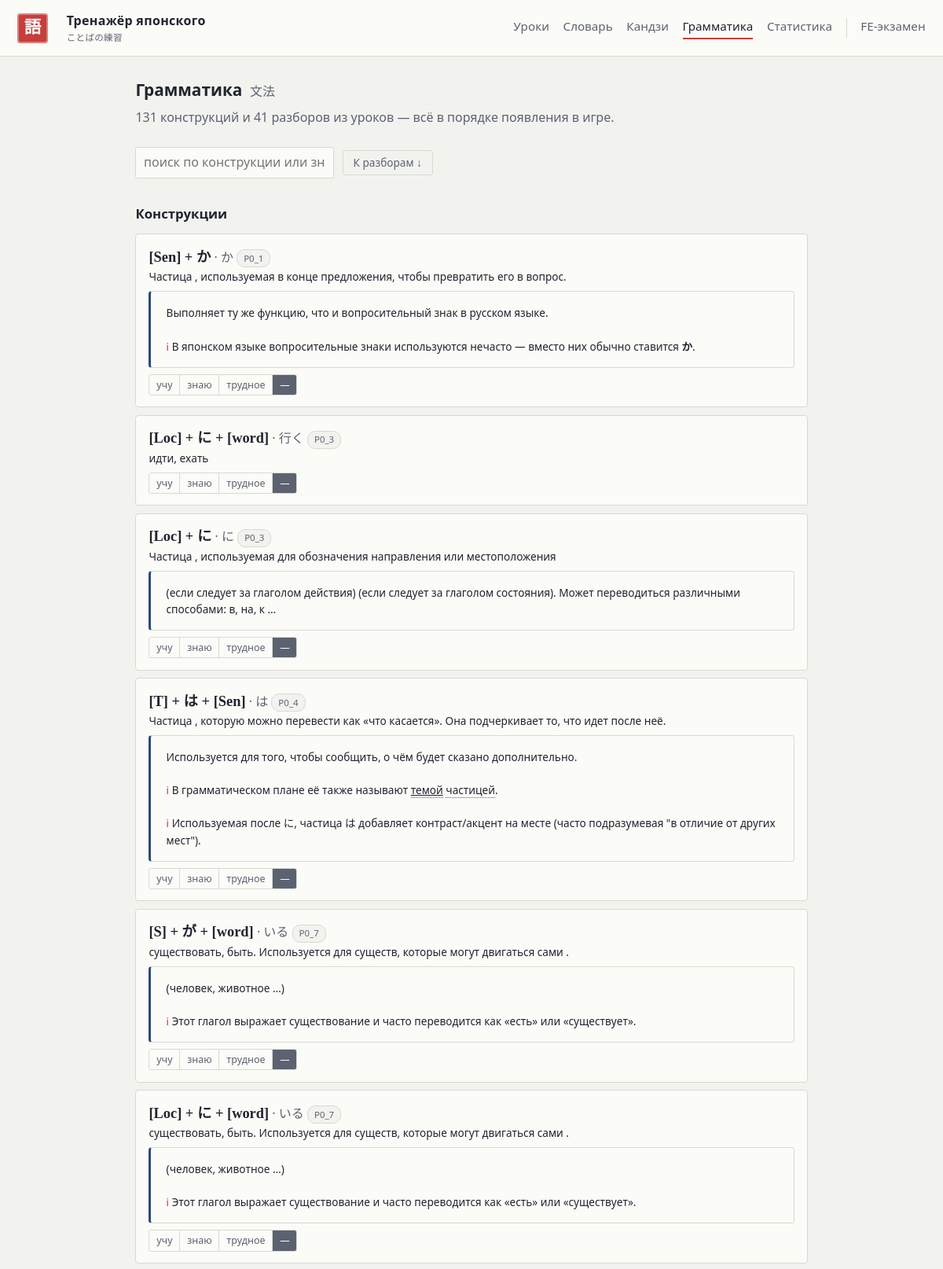
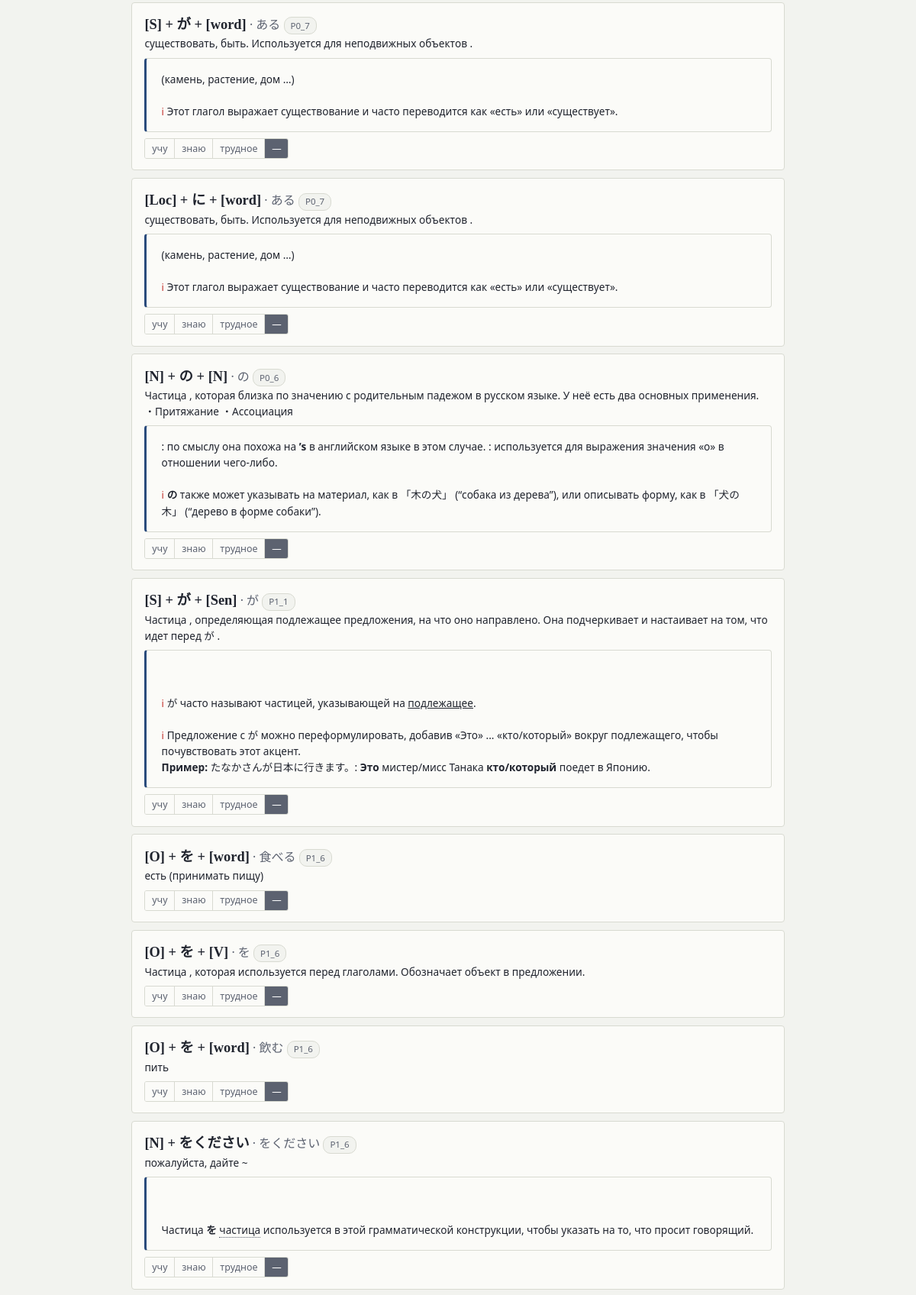
Screenshot of /grammar (upper part) with the database file from the repository (2 pictures, top to bottom).
### tables this page shows
CREATE TABLE wg_grammar (
    id         TEXT PRIMARY KEY,
    ord        INTEGER NOT NULL,
    formation  TEXT NOT NULL,
    word_id    TEXT NOT NULL DEFAULT '',
    word       TEXT NOT NULL DEFAULT '',
    meaning_ru TEXT NOT NULL DEFAULT '',
    note_ru    TEXT NOT NULL DEFAULT '',
    lesson_id  TEXT NOT NULL DEFAULT ''
);

CREATE TABLE wg_lesson (
    id             TEXT PRIMARY KEY,
    ord            INTEGER NOT NULL,
    kind           TEXT NOT NULL,          -- words | conjugation | topic
    chapter        TEXT NOT NULL DEFAULT '',
    chapter_index  INTEGER NOT NULL DEFAULT 0,
    location       TEXT NOT NULL DEFAULT '',
    title_ru       TEXT NOT NULL DEFAULT '',
    title_en       TEXT NOT NULL DEFAULT '',
    explanation_ru TEXT NOT NULL DEFAULT '',
    explanation_en TEXT NOT NULL DEFAULT '',
    has_grammar    INTEGER NOT NULL DEFAULT 0
);

### app/routers/pages.py (the view)
@router.get("/grammar")
async def grammar_page(request: Request):
    conn = await db.get_db()
    ctx = await _render_context(conn)
    rows = await content.fetch(conn, "SELECT * FROM wg_grammar ORDER BY ord")
    lessons = {x["id"]: x for x in await content.lessons(conn)}
    explained = await content.fetch(
        conn, "SELECT * FROM wg_lesson WHERE explanation_ru <> '' ORDER BY ord")
    return templates.TemplateResponse(request, "grammar.html", {
        "rows": [{**g, "note_html": render(g["note_ru"], ctx),
                  "lesson": lessons.get(g["lesson_id"])} for g in rows],
        "explained": [{**x, "html": render(x["explanation_ru"] or x["explanation_en"], ctx)}
                      for x in explained],
        "marks": await marks.get_map(conn, "grammar"),
        "statuses": marks.STATUS_LABELS,
    })

### app/templates/grammar.html (shortened to what this page needs)
{% extends "base.html" %}
{% import "_macros.html" as m %}
{% block content %}
<h1>Грамматика<span class="jp">文法</span></h1>
<p class="lead">{{ rows | length }} конструкций и {{ explained | length }} разборов из уроков —
всё в порядке появления в игре.</p>
<div class="toolbar">
  <input type="text" id="q" placeholder="поиск по конструкции или значению">
  <a class="btn small ghost" href="#explain">К разборам ↓</a>
</div>
<h2>Конструкции</h2>
{% for g in rows %}
<div class="card gitem"
     data-search="{{ (g.formation ~ g.word ~ g.meaning_ru) | lower }}">
  <div>
    <b class="jp-text" style="font-size:1.15rem">{{ g.formation }}</b>
    {% if g.word %}<span class="muted"> · {{ g.word }}</span>{% endif %}
    {% if g.lesson %}
    <a class="pill" href="/lesson/{{ g.lesson.id }}">{{ g.lesson.id }}</a>
    {% endif %}
  </div>
  {% if g.meaning_ru %}<div class="small">{{ g.meaning_ru }}</div>{% endif %}
  {% if g.note_html %}
  <div class="explain small" style="margin:.5rem 0 0">{{ g.note_html | safe }}</div>
  {% endif %}
  <div style="margin-top:.5rem">{{ m.mark_buttons('grammar', g.id, marks, statuses) }}</div>
</div>
{% endfor %}
{% endblock %}

### app/templates/_macros.html (shortened to what this page needs)
{% macro mark_buttons(item_type, item_id, marks, statuses) -%}
{% set current = marks.get(item_id, {}).get('status', 'new') %}
<span class="marks" data-item-type="{{ item_type }}" data-item-id="{{ item_id }}">
  {%- for status, label in statuses.items() if status != 'new' -%}
  <button type="button" data-status="{{ status }}"
          class="{% if current == status %}on{% endif %}"
          title="Отметить: {{ label }}">{{ label }}</button>
  {%- endfor -%}
  <button type="button" data-status="new" class="{% if current == 'new' %}on{% endif %}"
          title="Снять отметку">—</button>
</span>
{%- endmacro %}

### app/static/style.css (style rules this page uses)
:root { --paper: #f2f3ef; --card: #fbfbf8; --ink: #20242e; --ink-soft: #5c6270; --ai: #2a4b7c; --shu: #c73e3a; --matcha: #4f7d5c; --kuchiba: #b5813f; --line: #d8dad1; --grid: #e7e8e0; --jp-serif: "Noto Serif JP", "Hiragino Mincho ProN", "Yu Mincho", "MS PMincho", serif; --ui: system-ui, "Segoe UI", Roboto, sans-serif; --mono: "Cascadia Code", Consolas, monospace; }
* { box-sizing: border-box; }
body { margin: 0; background: var(--paper); color: var(--ink); font-family: var(--ui); font-size: 16px; line-height: 1.55; }
a { color: var(--ai); text-decoration: none; }
h1 { font-size: 1.3rem; font-weight: 600; margin: 0 0 .4rem; }
h1 .jp { font-family: var(--jp-serif); color: var(--ink-soft); font-weight: 400; margin-left: .6rem; font-size: 1rem; }
h2 { font-size: 1.05rem; font-weight: 600; margin: 2rem 0 .8rem; }
.lead { color: var(--ink-soft); margin: 0 0 1.6rem; }
.btn { display: inline-block; font: inherit; padding: .5rem 1.3rem; cursor: pointer; background: var(--ink); color: var(--paper); border: none; border-radius: 3px; text-decoration: none; }
.btn.ghost { background: transparent; color: var(--ink-soft); border: 1px solid var(--line); }
.btn.small { padding: .28rem .8rem; font-size: .85rem; }
.card { background: var(--card); border: 1px solid var(--line); border-radius: 4px; padding: .9rem 1rem; margin-bottom: .6rem; }
.pill { display: inline-block; font-size: .72rem; padding: .1rem .5rem; border: 1px solid var(--line); border-radius: 10px; color: var(--ink-soft); background: var(--paper); white-space: nowrap; }
.muted { color: var(--ink-soft); }
.small { font-size: .85rem; }
.jp-text { font-family: var(--jp-serif); }
.marks { display: inline-flex; gap: 0; border: 1px solid var(--line); border-radius: 3px; overflow: hidden; }
.marks button { font: inherit; font-size: .78rem; padding: .18rem .55rem; cursor: pointer; background: var(--card); color: var(--ink-soft); border: none; border-right: 1px solid var(--line); }
.marks button:last-child { border-right: none; }
.marks button.on { color: #fff; }
.marks button.on[data-status="new"] { background: var(--ink-soft); }
.explain { background: var(--card); border: 1px solid var(--line); border-left: 3px solid var(--ai); border-radius: 4px; padding: 1rem 1.2rem; margin-bottom: 1.6rem; }
.explain .ic { color: var(--shu); }
.explain abbr { border-bottom: 1px dotted var(--ink-soft); cursor: help; text-decoration: none; }
.toolbar { display: flex; gap: .7rem; flex-wrap: wrap; margin-bottom: 1rem; align-items: center; }
.toolbar input[type="text"], .toolbar select { font: inherit; padding: .4rem .6rem; background: var(--card); color: var(--ink); border: 1px solid var(--line); border-radius: 3px; }

### rows the page displays
wg_grammar: formation "[Sen] + か", word "か", lesson.id "P0_1", meaning_ru "Частица , используемая в конце предложения, чтобы превратить его в вопрос.", note_html "Выполняет ту же функцию, что и вопросительный знак в русском языке. ℹ В японском языке вопросительные знаки используются нечасто — вместо них обычно ставится か .", label "учу" "знаю" "трудное"
wg_grammar: formation "[Loc] + に + [word]", word "行く", lesson.id "P0_3", meaning_ru "идти, ехать", label "учу" "знаю" "трудное"
wg_grammar: formation "[Loc] + に", word "に", lesson.id "P0_3", meaning_ru "Частица , используемая для обозначения направления или местоположения", note_html "(если следует за глаголом действия) (если следует за глаголом состояния). Может переводиться различными способами: в, на, к …", label "учу" "знаю" "трудное"
wg_grammar: formation "[T] + は + [Sen]", word "は", lesson.id "P0_4", meaning_ru "Частица , которую можно перевести как «что касается». Она подчеркивает то, что идет после неё.", note_html "Используется для того, чтобы сообщить, о чём будет сказано дополнительно. ℹ В грамматическом плане её также называют темой частицей . ℹ Используемая после に, частица は добавляет контраст/акцент на месте (часто подразумевая \"в отличие от других мест\").", label "учу" "знаю" "трудное"
wg_grammar: formation "[S] + が + [word]", word "いる", lesson.id "P0_7", meaning_ru "существовать, быть. Используется для существ, которые могут двигаться сами .", note_html "(человек, животное …) ℹ Этот глагол выражает существование и часто переводится как «есть» или «существует».", label "учу" "знаю" "трудное"
wg_grammar: formation "[Loc] + に + [word]", word "いる", lesson.id "P0_7", meaning_ru "существовать, быть. Используется для существ, которые могут двигаться сами .", note_html "(человек, животное …) ℹ Этот глагол выражает существование и часто переводится как «есть» или «существует».", label "учу" "знаю" "трудное"
wg_grammar: formation "[S] + が + [word]", word "ある", lesson.id "P0_7", meaning_ru "существовать, быть. Используется для неподвижных объектов .", note_html "(камень, растение, дом …) ℹ Этот глагол выражает существование и часто переводится как «есть» или «существует».", label "учу" "знаю" "трудное"
wg_grammar: formation "[Loc] + に + [word]", word "ある", lesson.id "P0_7", meaning_ru "существовать, быть. Используется для неподвижных объектов .", note_html "(камень, растение, дом …) ℹ Этот глагол выражает существование и часто переводится как «есть» или «существует».", label "учу" "знаю" "трудное"
wg_grammar: formation "[N] + の + [N]", word "の", lesson.id "P0_6", meaning_ru "Частица , которая близка по значению с родительным падежом в русском языке. У неё есть два основных применения. ・Притяжание ・Ассоциация", note_html ": по смыслу она похожа на ’s в английском языке в этом случае. : используется для выражения значения «о» в отношении чего-либо. ℹ の также может указывать на материал, как в 「木の犬」 (“собака из дерева”), или описывать форму, как в 「犬の木」 (“дерево в форме собаки”).", label "учу" "знаю" "трудное"
wg_grammar: formation "[S] + が + [Sen]", word "が", lesson.id "P1_1", meaning_ru "Частица , определяющая подлежащее предложения, на что оно направлено. Она подчеркивает и настаивает на том, что идет перед が .", note_html "ℹ が часто называют частицей, указывающей на подлежащее . ℹ Предложение с が можно переформулировать, добавив «Это» ... «кто/который» вокруг подлежащего, чтобы почувствовать этот акцент. Пример: たなかさんが日本に行きます。: Это мистер/мисс Танака кто/который поедет в Японию.", label "учу" "знаю" "трудное"
wg_grammar: formation "[O] + を + [word]", word "食べる", lesson.id "P1_6", meaning_ru "есть (принимать пищу)", label "учу" "знаю" "трудное"
wg_grammar: formation "[O] + を + [V]", word "を", lesson.id "P1_6", meaning_ru "Частица , которая используется перед глаголами. Обозначает объект в предложении.", label "учу" "знаю" "трудное"
wg_grammar: formation "[O] + を + [word]", word "飲む", lesson.id "P1_6", meaning_ru "пить", label "учу" "знаю" "трудное"
wg_grammar: formation "[N] + をください", word "をください", lesson.id "P1_6", meaning_ru "пожалуйста, дайте ~", note_html "Частица を частица используется в этой грамматической конструкции, чтобы указать на то, что просит говорящий.", label "учу" "знаю" "трудное"

### other values shown
{{ rows | length }} "131"
{{ explained | length }} "41"
